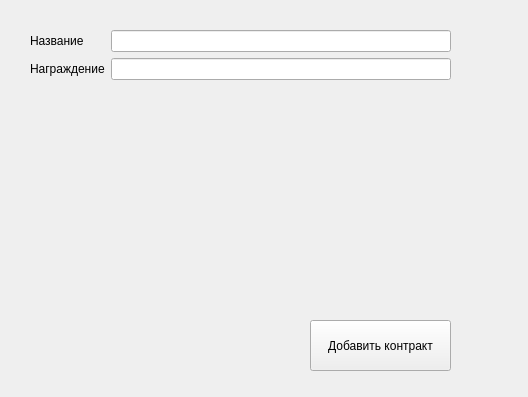
<?xml version="1.0" encoding="UTF-8"?>
<ui version="4.0">
 <class>AddingContract</class>
 <widget class="QWidget" name="AddingContract">
  <property name="geometry">
   <rect>
    <x>0</x>
    <y>0</y>
    <width>528</width>
    <height>397</height>
   </rect>
  </property>
  <property name="windowTitle">
   <string>Form</string>
  </property>
  <widget class="QWidget" name="formLayoutWidget">
   <property name="geometry">
    <rect>
     <x>30</x>
     <y>30</y>
     <width>421</width>
     <height>251</height>
    </rect>
   </property>
   <layout class="QFormLayout" name="formLayout">
    <item row="0" column="0">
     <widget class="QLabel" name="label">
      <property name="text">
       <string>Название</string>
      </property>
     </widget>
    </item>
    <item row="1" column="0">
     <widget class="QLabel" name="label_2">
      <property name="text">
       <string>Награждение</string>
      </property>
     </widget>
    </item>
    <item row="0" column="1">
     <widget class="QLineEdit" name="FIO"/>
    </item>
    <item row="1" column="1">
     <widget class="QLineEdit" name="Reward"/>
    </item>
   </layout>
  </widget>
  <widget class="QPushButton" name="pushButton">
   <property name="geometry">
    <rect>
     <x>310</x>
     <y>320</y>
     <width>141</width>
     <height>51</height>
    </rect>
   </property>
   <property name="text">
    <string>Добавить контракт</string>
   </property>
  </widget>
 </widget>
 <resources/>
 <connections/>
</ui>
